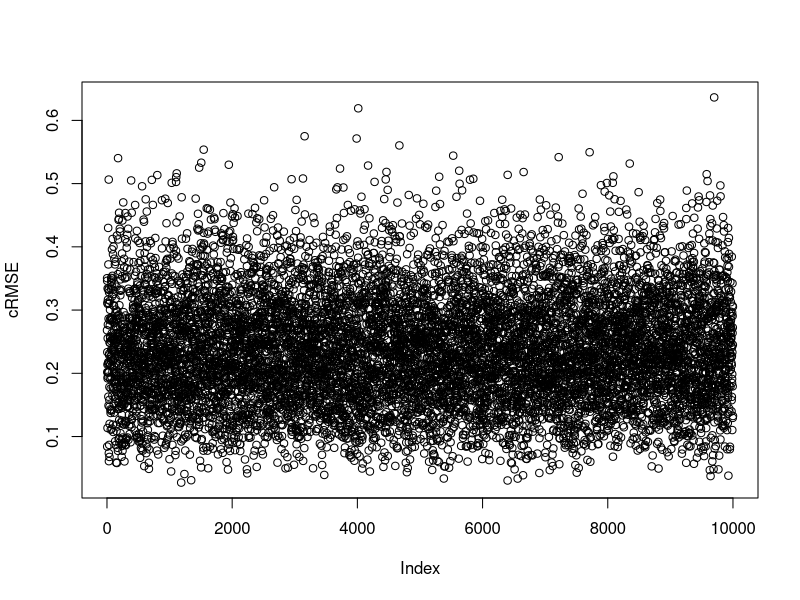
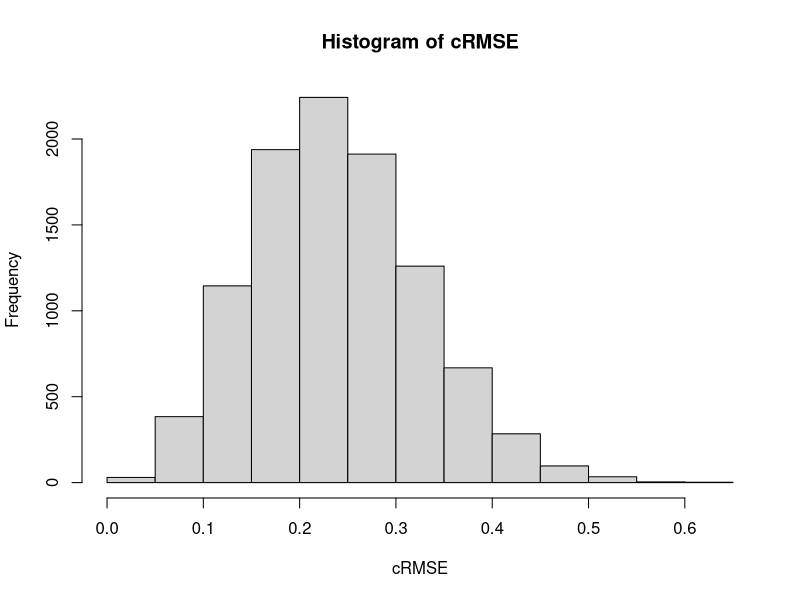

Reproduce these figures in R, in order.
ntries = 10000
nvariables = 5
exp_err = 0.2
cRMSE = c()
for (i in seq(1,ntries)){
  a = rnorm(nvariables,sd=exp_err)
  b = rnorm(nvariables,sd=exp_err)
  a = a - mean(a)
  b = b - mean(b)
  cRMSE = c(cRMSE,sqrt(sum((b-a)**2)/nvariables))
}
plot(cRMSE)
hist(cRMSE)
median(cRMSE)